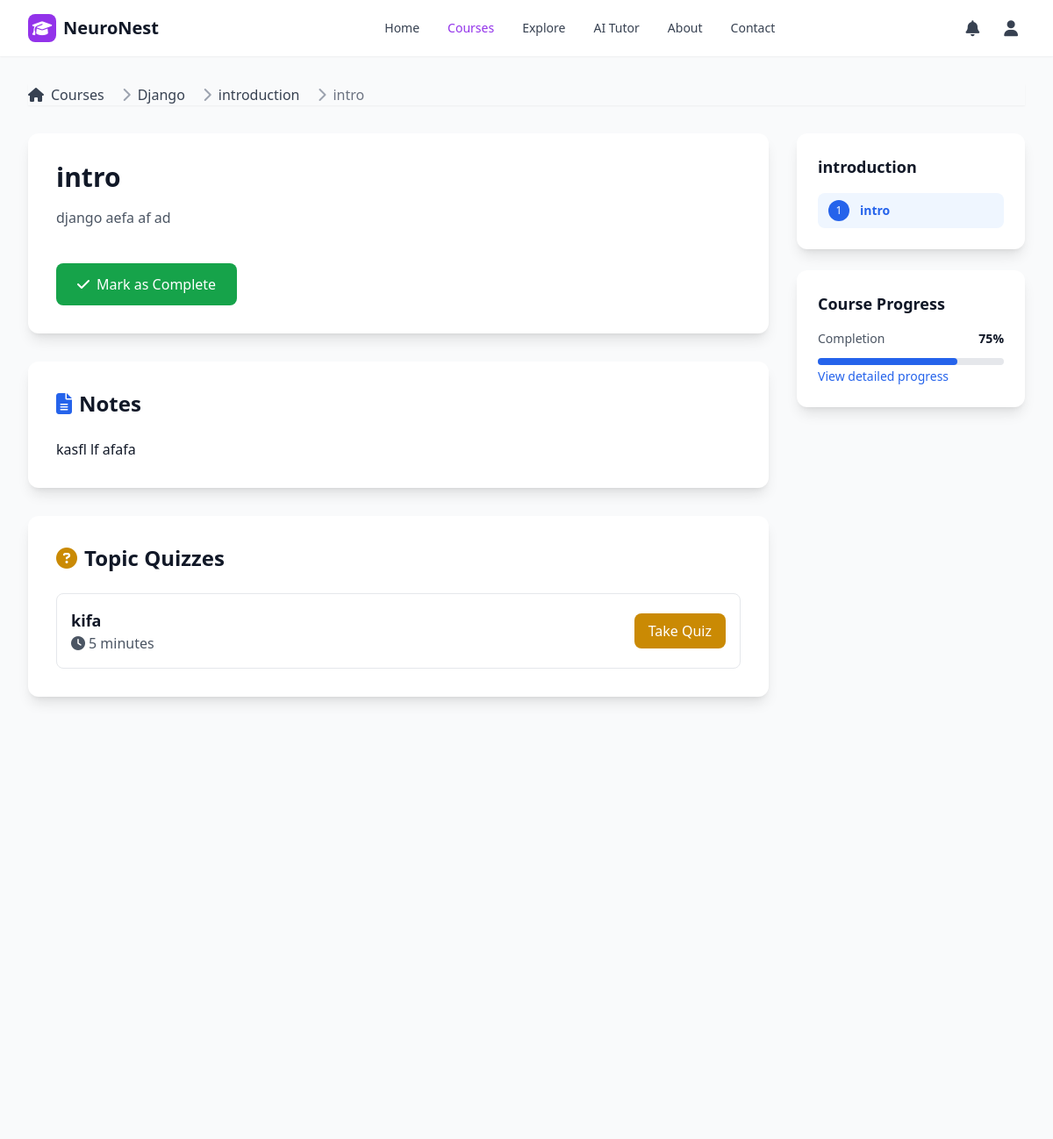
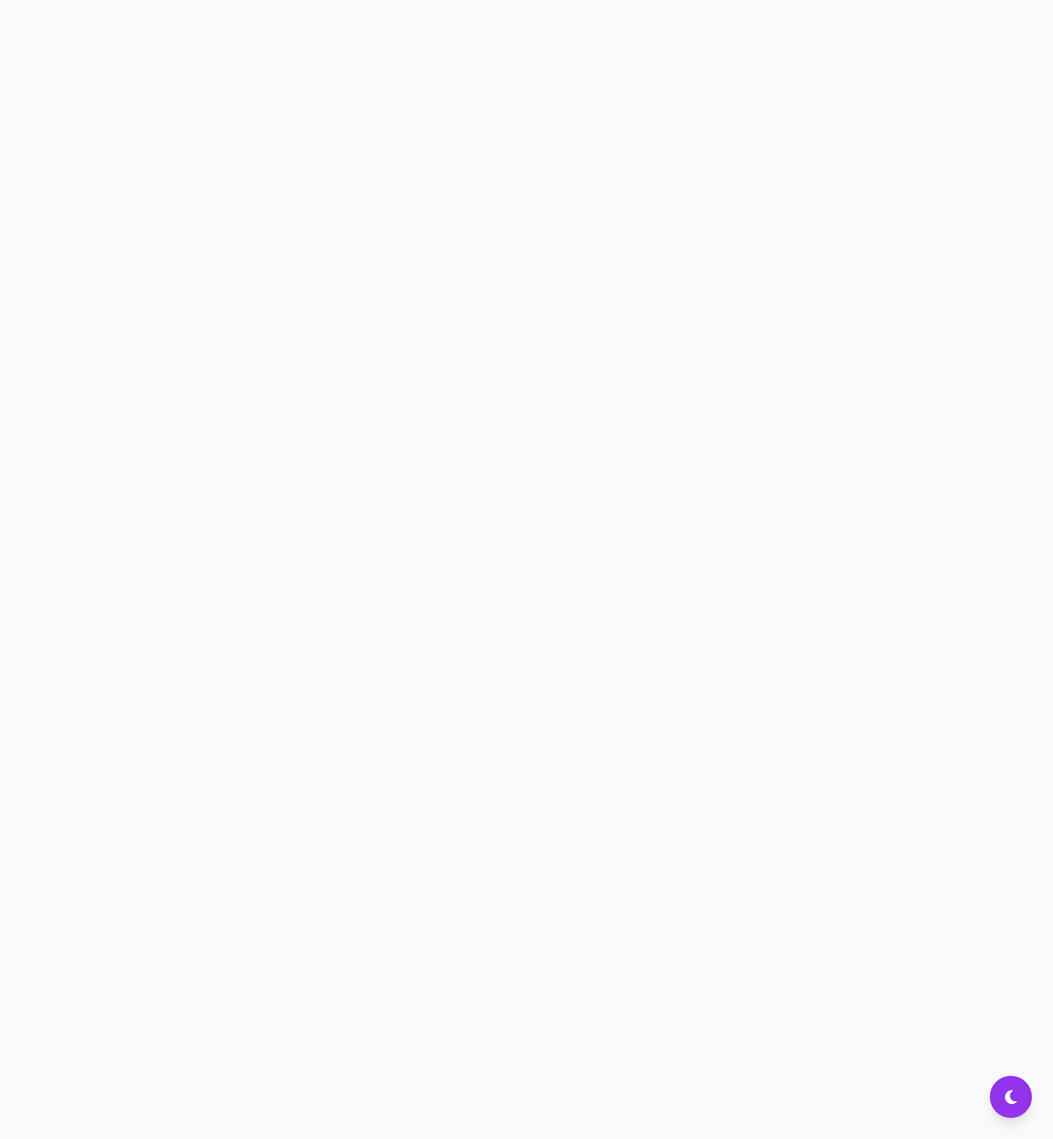
/courses/topics/14/ (signed in), run on the app's committed database (2 pictures, top to bottom).
### courses/models.py (models this page shows, shortened)
class Topic(models.Model):
    chapter = models.ForeignKey(Chapter, on_delete=models.CASCADE, related_name='topics')
    title = models.CharField(max_length=255)
    description = models.TextField(blank=True)
    order = models.PositiveIntegerField(default=0)
    youtube_video_url = models.URLField(blank=True, help_text="YouTube video URL")
    notes = models.TextField(blank=True, help_text="Topic notes and content")
    extra_info = models.TextField(blank=True, help_text="Additional information")
    created_at = models.DateTimeField(auto_now_add=True)
    class Meta:
        ordering = ['order', 'created_at']
    def get_youtube_embed_url(self):
        return None

class Chapter(models.Model):
    course = models.ForeignKey('Course', on_delete=models.CASCADE, related_name='chapters')
    title = models.CharField(max_length=255)
    description = models.TextField(blank=True)
    order = models.PositiveIntegerField(default=0)
    created_at = models.DateTimeField(auto_now_add=True)
    class Meta:
        ordering = ['order', 'created_at']

class Course(models.Model):
    CATEGORY_CHOICES = [
        ('programming', 'Programming'),
        ('design', 'Design'),
        ('business', 'Business'),
        ('data_science', 'Data Science'),
        ('marketing', 'Marketing'),
        ('photography', 'Photography'),
        ('music', 'Music'),
        ('language', 'Language'),
        ('health', 'Health & Fitness'),
        ('other', 'Other'),
    ]
    title = models.CharField(max_length=200)
    description = models.TextField(blank=True)
    instructor = models.ForeignKey(User, on_delete=models.CASCADE, limit_choices_to={'role': 'instructor'})
    category = models.CharField(max_length=50, choices=CATEGORY_CHOICES, default='other')
    created_at = models.DateTimeField(auto_now_add=True)

class Quiz(models.Model):
    QUIZ_TYPE_CHOICES = [
        ('chapter', 'Chapter Quiz'),
        ('topic', 'Topic Quiz'),
    ]
    chapter = models.ForeignKey(Chapter, on_delete=models.CASCADE, related_name='quizzes', null=True, blank=True)
    topic = models.ForeignKey(Topic, on_delete=models.CASCADE, related_name='quizzes', null=True, blank=True)
    title = models.CharField(max_length=255)
    quiz_type = models.CharField(max_length=10, choices=QUIZ_TYPE_CHOICES, default='chapter')
    time_limit = models.IntegerField(default=15)  # minutes
    created_at = models.DateTimeField(auto_now_add=True)

### courses/views.py (the view)
# urls.py: path('topics/<int:topic_id>/', views.topic_detail, name='topic_detail'),
def topic_detail(request, topic_id):
    topic = get_object_or_404(Topic, id=topic_id)
    is_enrolled = False
    is_instructor = request.user == topic.chapter.course.instructor if request.user.is_authenticated else False
    if request.user.is_authenticated and request.user.role == 'student':
        is_enrolled = Enrollment.objects.filter(
            student=request.user,
            course=topic.chapter.course
        ).exists()
    if not is_enrolled and not is_instructor:
        messages.error(request, 'You must be enrolled in this course to view topics.')
        return redirect('courses:course_detail', course_id=topic.chapter.course.id)
    is_completed = False
    if request.user.is_authenticated and request.user.role == 'student':
        is_completed = TopicCompletion.objects.filter(
            student=request.user,
            topic=topic
        ).exists()
    topic_quizzes = topic.quizzes.all()
    context = {
        'topic': topic,
        'is_instructor': is_instructor,
        'is_enrolled': is_enrolled,
        'is_completed': is_completed,
        'topic_quizzes': topic_quizzes,
        'youtube_embed_url': topic.get_youtube_embed_url(),
    }
    return render(request, 'courses/topic/topic_detail.html', context)

### courses/templates/courses/topic/topic_detail.html (shortened to what this page needs)
{% extends 'base/base.html' %}
{% block content %}
<div class="max-w-7xl mx-auto px-4 sm:px-6 lg:px-8 py-8">
    <nav class="flex mb-8" aria-label="Breadcrumb">
        <ol class="inline-flex items-center space-x-1 md:space-x-3">
            <li class="inline-flex items-center">
                <a href="{% url 'courses:course_list' %}" class="text-gray-700 hover:text-blue-600 dark:text-gray-300">
                    <i class="fas fa-home mr-2"></i>Courses
                </a>
            </li>
            <li>
                <div class="flex items-center">
                    <i class="fas fa-chevron-right text-gray-400 mx-2"></i>
                    <a href="{% url 'courses:course_detail' topic.chapter.course.id %}"
                        class="text-gray-700 hover:text-blue-600 dark:text-gray-300">
                        {{ topic.chapter.course.title }}
                    </a>
                </div>
            </li>
            <li>
                <div class="flex items-center">
                    <i class="fas fa-chevron-right text-gray-400 mx-2"></i>
                    <a href="{% url 'courses:chapter_detail' topic.chapter.id %}"
                        class="text-gray-700 hover:text-blue-600 dark:text-gray-300">
                        {{ topic.chapter.title }}
                    </a>
                </div>
            </li>
            <li aria-current="page">
                <div class="flex items-center">
                    <i class="fas fa-chevron-right text-gray-400 mx-2"></i>
                    <span class="text-gray-500 dark:text-gray-400">{{ topic.title }}</span>
                </div>
            </li>
        </ol>
    </nav>
    <div class="grid grid-cols-1 lg:grid-cols-4 gap-8">
        <div class="lg:col-span-3">
            <div class="bg-white dark:bg-gray-800 rounded-xl shadow-lg p-8 mb-8">
                <div class="flex justify-between items-start mb-6">
                    <div>
                        <h1 class="text-3xl font-bold text-gray-900 dark:text-white mb-4">{{ topic.title }}</h1>
                        <p class="text-gray-600 dark:text-gray-300 mb-4">{{ topic.description }}</p>
                    </div>
                </div>
                {% if is_enrolled and not is_completed %}
                <form method="post" action="{% url 'courses:complete_topic' topic.id %}">
                    <button type="submit"
                        class="bg-green-600 text-white px-6 py-3 rounded-lg hover:bg-green-700 transition-colors">
                        <i class="fas fa-check mr-2"></i>Mark as Complete
                    </button>
                </form>
                {% endif %}
            </div>
            {% if topic.notes %}
            <div class="bg-white dark:bg-gray-800 rounded-xl shadow-lg p-8 mb-8">
                <h2 class="text-2xl font-bold text-gray-900 dark:text-white mb-6">
                    <i class="fas fa-file-text mr-2 text-blue-600"></i>Notes
                </h2>
                <div class="prose dark:prose-invert max-w-none">
                    {{ topic.notes|linebreaks }}
                </div>
            </div>
            {% endif %}
            <div class="bg-white dark:bg-gray-800 rounded-xl shadow-lg p-8">
                <div class="flex items-center justify-between mb-6">
                    <h2 class="text-2xl font-bold text-gray-900 dark:text-white">
                        <i class="fas fa-question-circle mr-2 text-yellow-600"></i>Topic Quizzes
                    </h2>
                </div>
                {% if topic_quizzes %}
                <div class="space-y-4">
                    {% for quiz in topic_quizzes %}
                    <div class="border border-gray-200 dark:border-gray-700 rounded-lg p-4">
                        <div class="flex justify-between items-center">
                            <div>
                                <h3 class="text-lg font-semibold text-gray-900 dark:text-white">{{ quiz.title }}</h3>
                                <p class="text-gray-600 dark:text-gray-300">
                                    <i class="fas fa-clock mr-1"></i>{{ quiz.time_limit }} minutes
                                </p>
                            </div>
                            <div class="flex space-x-2">
                                <a href="{% url 'courses:take_quiz' quiz.id %}"
                                    class="bg-yellow-600 text-white px-4 py-2 rounded-lg hover:bg-yellow-700 transition-colors">
                                    {% if is_instructor %}Preview{% else %}Take Quiz{% endif %}
                                </a>
                            </div>
                        </div>
                    </div>
                    {% endfor %}
                </div>
                {% endif %}
            </div>
        </div>
        <div class="lg:col-span-1">
            <div class="bg-white dark:bg-gray-800 rounded-xl shadow-lg p-6 mb-6">
                <h3 class="text-lg font-semibold text-gray-900 dark:text-white mb-4">
                    {{ topic.chapter.title }}
                </h3>
                {% for other_topic in topic.chapter.topics.all %}
                <div
                    class="flex items-center space-x-3 py-2 {% if other_topic.id  ==  topic.id %}bg-blue-50 dark:bg-blue-900/20 rounded-lg px-3{% endif %}">
                    <div class="w-6 h-6 rounded-full flex items-center justify-center text-xs
                        {% if other_topic.id  ==  topic.id %}bg-blue-600 text-white
                        {% else %}bg-gray-300 dark:bg-gray-600 text-gray-600 dark:text-gray-300{% endif %}">
                        {{ other_topic.order }}
                    </div>
                    <a href="{% url 'courses:topic_detail' other_topic.id %}"
                        class="text-sm {% if other_topic.id  ==  topic.id %}text-blue-600 dark:text-blue-400 font-semibold{% else %}text-gray-700 dark:text-gray-300 hover:text-blue-600 dark:hover:text-blue-400{% endif %}">
                        {{ other_topic.title }}
                    </a>
                </div>
                {% endfor %}
            </div>
            {% if is_enrolled %}
            <div class="bg-white dark:bg-gray-800 rounded-xl shadow-lg p-6">
                <h3 class="text-lg font-semibold text-gray-900 dark:text-white mb-4">Course Progress</h3>
                <div class="space-y-3">
                    <div class="flex justify-between text-sm">
                        <span class="text-gray-600 dark:text-gray-300">Completion</span>
                        <span class="font-semibold text-gray-900 dark:text-white">75%</span>
                    </div>
                    <div class="w-full bg-gray-200 dark:bg-gray-700 rounded-full h-2">
                        <div class="bg-blue-600 h-2 rounded-full" style="width: 75%"></div>
                    </div>
                    <a href="{% url 'courses:course_progress' topic.chapter.course.id %}"
                        class="text-blue-600 dark:text-blue-400 hover:underline text-sm">
                        View detailed progress
                    </a>
                </div>
            </div>
            {% endif %}
        </div>
    </div>
</div>
{% endblock %}

### elearning/static/elearning/css/custom.css (style rules this page uses)
.transition-colors { transition: background-color 0.2s ease, color 0.2s ease; }
* { scrollbar-width: thin; scrollbar-color: #9ca3af #f3f4f6; }
html { scroll-behavior: smooth; }

### elearning/templates/base/base.html (style rules this page uses)
nav { box-shadow: 0 1px 2px 0 rgba(0, 0, 0, 0.05); }
button { -webkit-tap-highlight-color: transparent; user-select: none; }
html { scroll-behavior: smooth; }

### data on the page
Topic: chapter.course "Django", chapter "introduction", title "intro", description "django aefa af ad", notes "kasfl lf afafa", order "1"
Quiz: title "kifa", time_limit "5"
